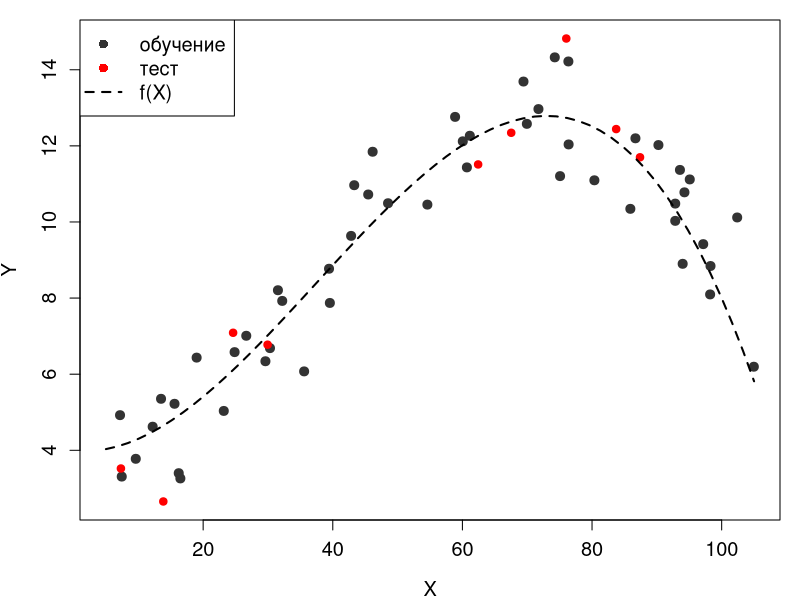

Write R code to recreate this figure.
## ---- chunk 1
# ядро
my.seed <- 1486372882

# наблюдений всего
n.all <- 60
# доля обучающей выборки
train.percent <- 0.85
# стандартное отклонение случайного шума
res.sd <- 1
# границы изменения X
x.min <- 5
x.max <- 105

# фактические значения x
set.seed(my.seed)
x <- runif(x.min, x.max, n = n.all)
x[1:5]
# случайный шум
set.seed(my.seed)
res <- rnorm(mean = 0, sd = res.sd, n = n.all)
res[1:5]
# отбираем наблюдения в обучающую выборку
set.seed(my.seed)
inTrain <- sample(seq_along(x), size = train.percent * n.all)
inTrain[1:5]
# истинная функция взаимосвязи 
y.func <- function(x) {4 - 2e-02*x + 5.5e-03*x^2 - 4.9e-05*x^3}

# для графика истинной взаимосвязи
x.line <- seq(x.min, x.max, length = n.all)
y.line <- y.func(x.line)

# фактические значения y (с шумом)
y <- y.func(x) + res

# Создаём векторы с данными для построения графиков ############################

# наблюдения на обучающей выборке
x.train <- x[inTrain]
y.train <- y[inTrain]
length(x.train)
# наблюдения на тестовой выборке
x.test <- x[-inTrain]
y.test <- y[-inTrain]
length(x.test)

# убираем широкие поля рисунка
par(mar = c(4, 4, 1, 1))

# наименьшие/наибольшие значения по осям
x.lim <- c(x.min, x.max)
y.lim <- c(min(y), max(y))

# наблюдения с шумом (обучающая выборка)
plot(x.train, y.train, 
     col = grey(0.2), bg = grey(0.2), pch = 21,
     xlab = 'X', ylab = 'Y', 
     xlim = x.lim, ylim = y.lim, 
     cex = 1.2, cex.lab = 1.2, cex.axis = 1.2)

# наблюдения тестовой выборки
points(x.test, y.test,
       col = 'red', bg = 'red', pch = 21)

# истинная функция
lines(x.line, y.line,
      lwd = 2, lty = 2)

# легенда
legend('topleft', legend = c('обучение', 'тест', 'f(X)'),
       pch = c(16, 16, NA), 
       col = c(grey(0.2), 'red', 'black'),  
       lty = c(0, 0, 2), lwd = c(1, 1, 2), cex = 1.2)
